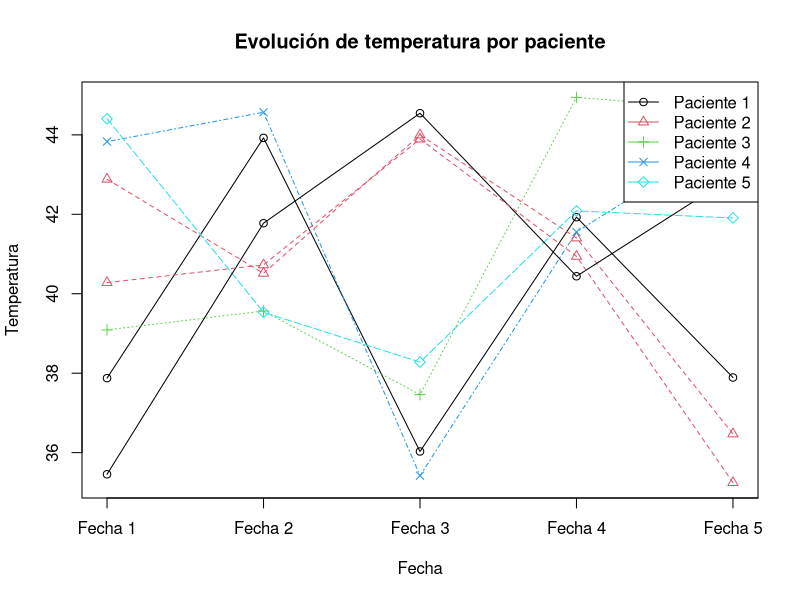
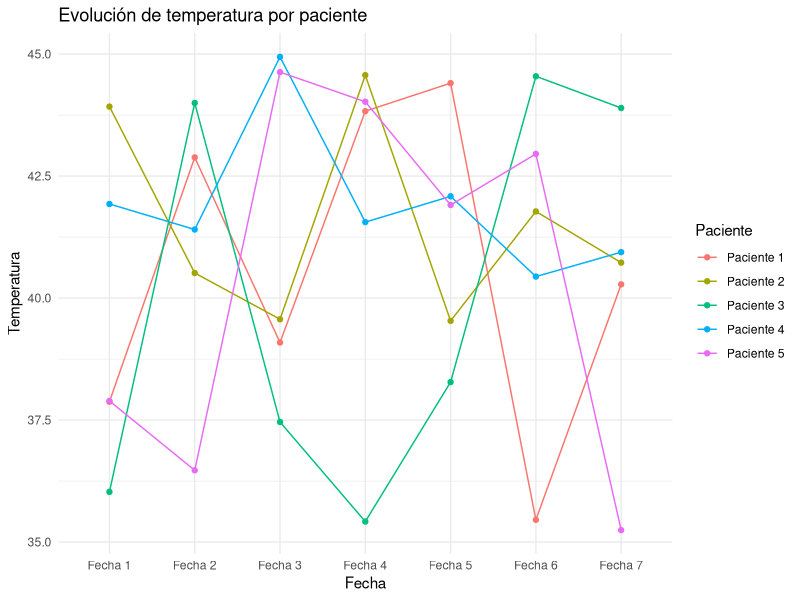

Recreate these plots in R, in order.
# 1. Lista de cuadrados del 1 al 10
cuadrados <- (1:10)^2

# 2. Lista de 5 números aleatorios entre 1 y 100
set.seed(123)  # Fijar semilla para reproducibilidad
aleatorios <- sample(1:100, 5)

# 3. Unir ambas listas
lista_unida <- c(cuadrados, aleatorios)

# 4. Sustituir posiciones 2 y 3 por NA (índices 2 y 3 en R)
lista_unida[2] <- NA
lista_unida[3] <- NA

# 5. Eliminar valores mayores a 42 (manteniendo los NA fuera del filtro)
lista_filtrada <- lista_unida[!is.na(lista_unida) & lista_unida <= 42]

# Mostrar resultados
cat("Cuadrados:\n"); print(cuadrados)
cat("Aleatorios:\n"); print(aleatorios)
cat("Lista unida con NA:\n"); print(lista_unida)
cat("Lista final filtrada (≤ 42):\n"); print(lista_filtrada)


# Crear matriz de temperaturas aleatorias
set.seed(123)
num_pacientes <- 5
num_fechas <- 7

datos <- matrix(
  runif(num_pacientes * num_fechas, min = 35, max = 45),
  nrow = num_fechas,
  ncol = num_pacientes
)

# Asignar nombres
rownames(datos) <- paste("Fecha", 1:num_fechas)
colnames(datos) <- paste("Paciente", 1:num_pacientes)

# Añadir estadísticas por columna (paciente)
fila_min <- apply(datos, 2, min)
fila_max <- apply(datos, 2, max)
fila_media <- round(apply(datos, 2, mean), 2)

# Añadir las filas a la matriz
datos_extendido <- rbind(
  datos,
  Min = fila_min,
  Max = fila_max,
  Media = fila_media
)

# Mostrar matriz completa
print(datos_extendido)


# Crear matriz de temperaturas aleatorias
set.seed(123)
num_pacientes <- 5
num_fechas <- 7

datos <- matrix(
  runif(num_pacientes * num_fechas, min = 35, max = 45),
  nrow = num_fechas,
  ncol = num_pacientes
)

# Asignar nombres
rownames(datos) <- paste("Fecha", 1:num_fechas)
colnames(datos) <- paste("Paciente", 1:num_pacientes)

# Calcular estadísticas por fila (por fecha)
col_min <- apply(datos, 1, min)
col_max <- apply(datos, 1, max)
col_media <- round(apply(datos, 1, mean), 2)

# Añadir las estadísticas como columnas
datos_extendido <- cbind(datos, Min = col_min, Max = col_max, Media = col_media)

# Mostrar la matriz extendida
print(datos_extendido)



# Asumiendo que ya tienes 'datos' creado y nombrado

# Matplot: líneas para cada paciente
matplot(t(datos), type = "o", pch = 1:5, col = 1:5,
        xlab = "Fecha", ylab = "Temperatura",
        main = "Evolución de temperatura por paciente",
        xaxt = "n")

# Etiquetas del eje x
axis(1, at = 1:nrow(datos), labels = rownames(datos))

# Leyenda
legend("topright", legend = colnames(datos), col = 1:5, pch = 1:5, lty = 1)


library(ggplot2)
library(reshape2)  # Para transformar matriz a formato largo

# Convertir matriz a data.frame y luego a formato largo
df <- as.data.frame(datos)
df$Fecha <- factor(rownames(datos), levels = rownames(datos))

df_long <- melt(df, id.vars = "Fecha", variable.name = "Paciente", value.name = "Temperatura")

# Gráfico con ggplot2
ggplot(df_long, aes(x = Fecha, y = Temperatura, group = Paciente, color = Paciente)) +
  geom_line() +
  geom_point() +
  labs(title = "Evolución de temperatura por paciente", x = "Fecha", y = "Temperatura") +
  theme_minimal()





# Crear la matriz de datos
set.seed(123)
num_pacientes <- 5
num_fechas <- 7

datos <- matrix(
  runif(num_pacientes * num_fechas, min = 35, max = 45),
  nrow = num_fechas,
  ncol = num_pacientes
)

# Nombres de filas y columnas
rownames(datos) <- paste("Fecha", 1:num_fechas)
colnames(datos) <- paste("Paciente", 1:num_pacientes)

# Crear fila de encabezado (con nombres de columnas)
fila_encabezado <- colnames(datos)

# Convertir datos a character para unir con la fila de texto
datos_char <- apply(datos, 2, as.character)

# Añadir la fila al principio
datos_con_encabezado <- rbind(fila_encabezado, datos_char)

# Asignar nombres de fila
rownames(datos_con_encabezado)[1] <- "Nombres"

# Ver resultado
print(datos_con_encabezado)

# Crear matriz de ejemplo
set.seed(123)
num_pacientes <- 5
num_fechas <- 7

datos <- matrix(
  runif(num_pacientes * num_fechas, min = 35, max = 45),
  nrow = num_fechas,
  ncol = num_pacientes
)

# Asignar nombres
rownames(datos) <- paste("Fecha", 1:num_fechas)
colnames(datos) <- paste("Paciente", 1:num_pacientes)

# Convertir a data.frame
df <- as.data.frame(datos)

# Añadir columna de fechas al principio
df_con_fecha <- cbind(Fecha = rownames(df), df)

# Mostrar
print(df_con_fecha)
